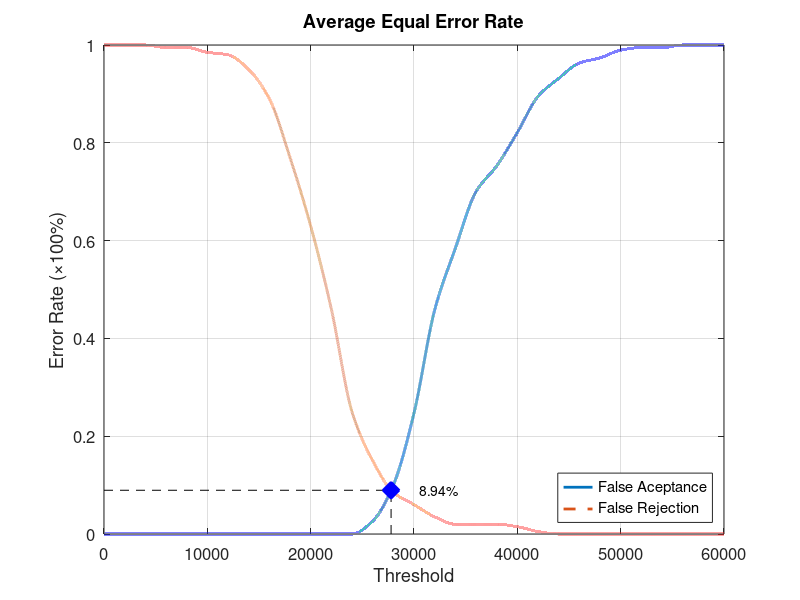
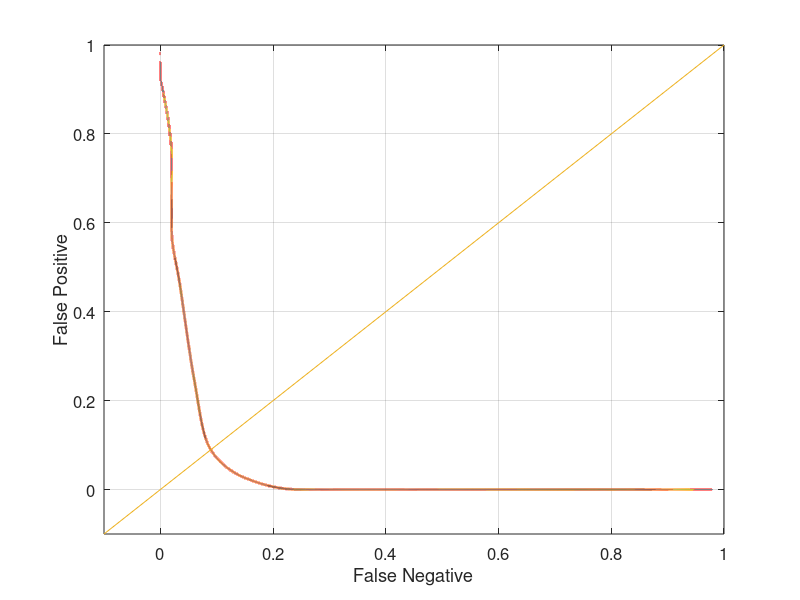

Here is the MATLAB script that generated these plots, in order:
function yEER = Database5_4
close all;
clear;
clc;
x = 0:2000:60000;
xq = 0:0.5:60000;

y0 = [0 0 0 0 0 0 0 0 0 0 0 0 0 0.0263158 0.1 0.247368 0.457895 0.584211 0.7 0.752632 0.821053 0.894737 0.931579 0.963158 0.973684 0.989474 0.994737 0.994737 1 1 1];
yy0 = interp1(x, y0, xq, 'pchip');
y1 = [1 1 1 0.995 0.995 0.985 0.98 0.95 0.89 0.77 0.63 0.46 0.25 0.15 0.085 0.06 0.035 0.02 0.02 0.02 0.015 0.005 0 0 0 0 0 0 0 0 0];
yy1 = interp1(x, y1, xq, 'pchip');

% Calculating EER: 
y2 = abs(y0 - y1);
find(y2 == min(y2))
yy2 = abs(yy0 - yy1);
xEER = find(yy2 == min(yy2));
xEERIndex = xq(xEER) % X-axis EER
yEER = yy0(xEER) % Y-axis EER

main = figure
plot(xq, yy0,'-','LineWidth', 2);	hold on
plot(xq, yy1,'--','LineWidth', 2);	hold on
plot([xEERIndex xEERIndex], [0 yEER], 'k--');	hold on
plot([0 xEERIndex], [yEER yEER], 'k--');	hold on
plot(xEERIndex, yEER, 'bx', 'LineWidth', 10);	hold on
text(xEERIndex + 10 * xEERIndex / 100, yEER, [num2str(round((10000 * yEER)) / 100) '%'])
legend('False Aceptance', 'False Rejection', 'Location', 'SouthEast')
xlabel('Threshold')
ylabel('Error Rate (\times100%)')
title('Average Equal Error Rate')
set(gca, 'FontSize', 12)
axis([0 60000 0 1])
grid on

print(main, 'Database5_4Main', '-dpng');
FNRxFPR = figure('Color', [1 1 1]);
plot(yy1, yy0, '-', yy1, yy0, 'LineWidth', 2);
hold on
y = -0.1:0.1:1
plot(y, y); 
set(gca, 'FontSize', 12)
xlabel('False Negative')
ylabel('False Positive')
axis([-0.1 1 -0.1 1])
set(gca, 'FontSize', 12)
grid on

print(FNRxFPR, 'Database5_4FNRxFPR','-dpng');
end
